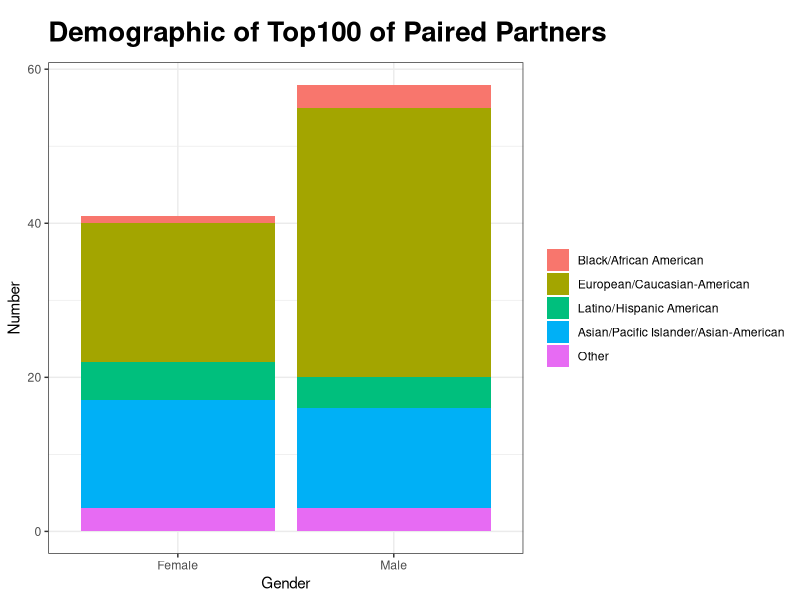
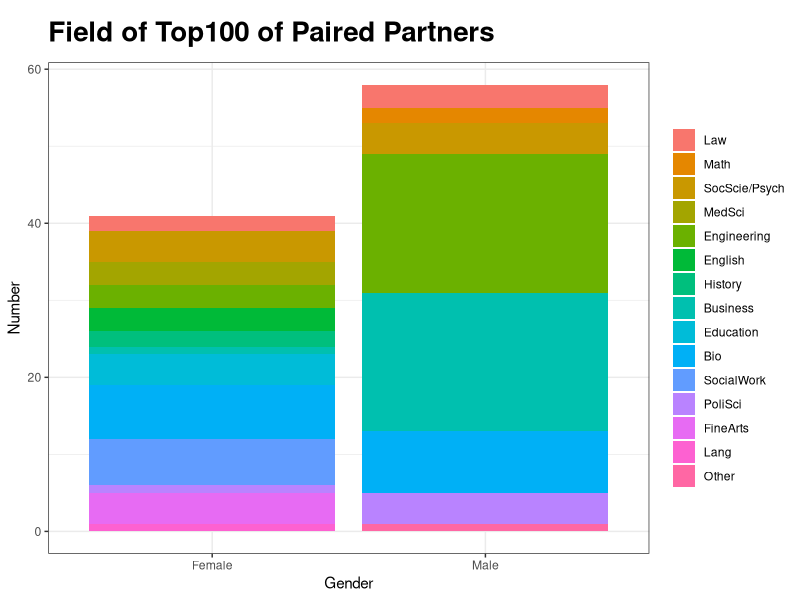
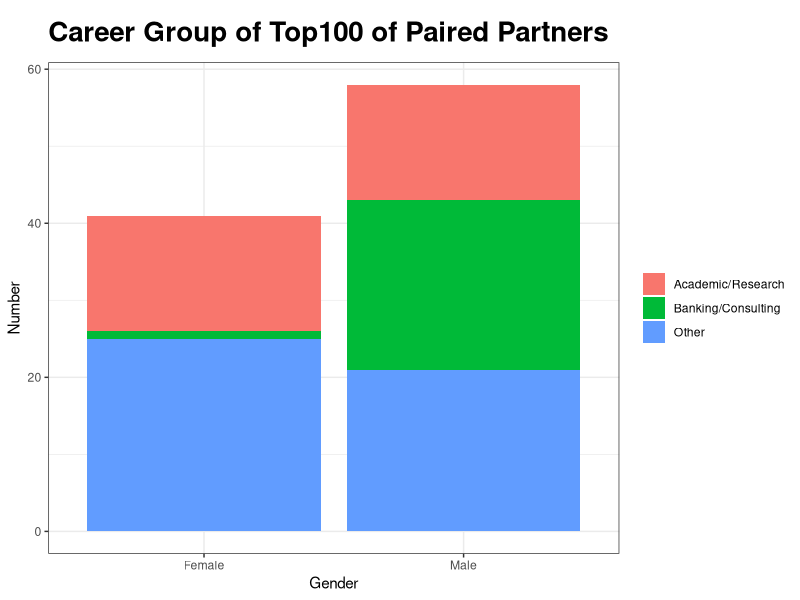
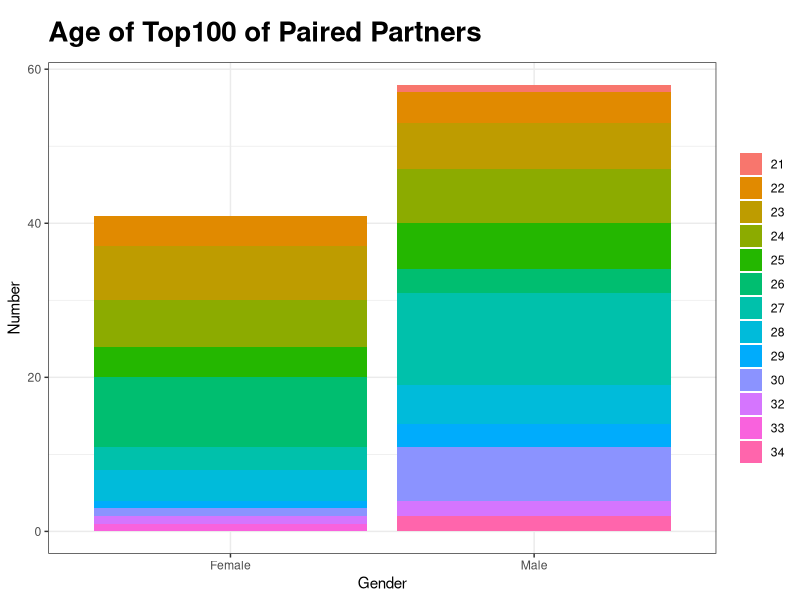
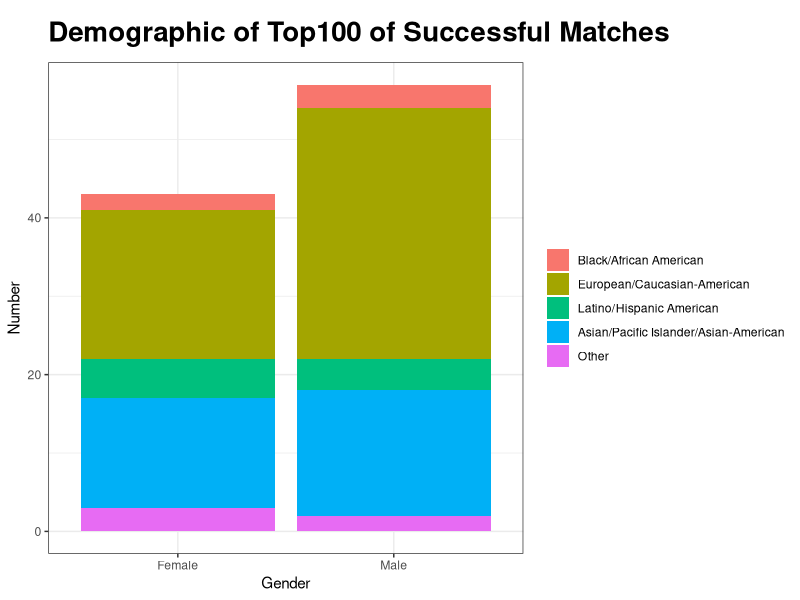
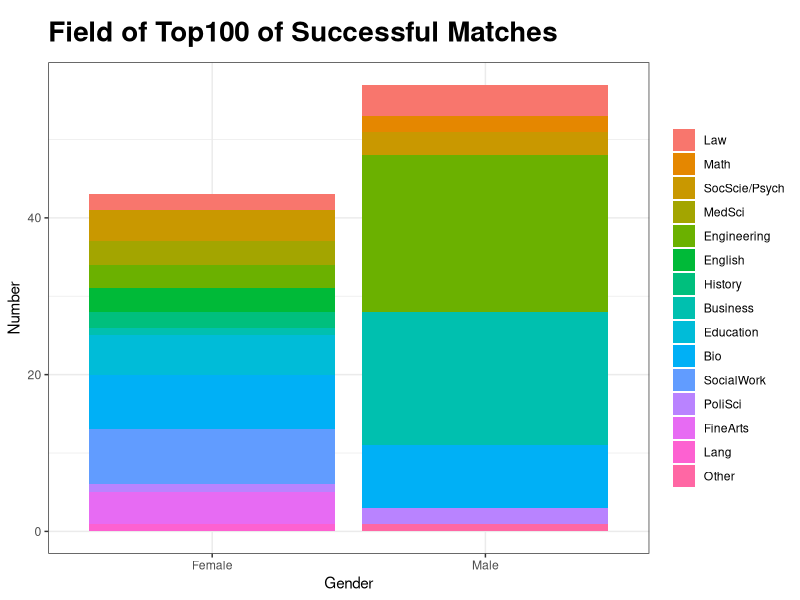
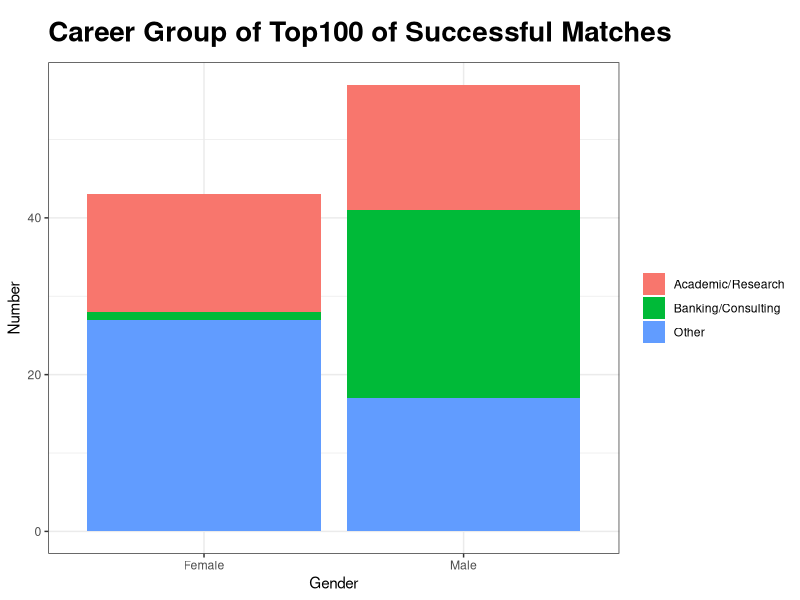
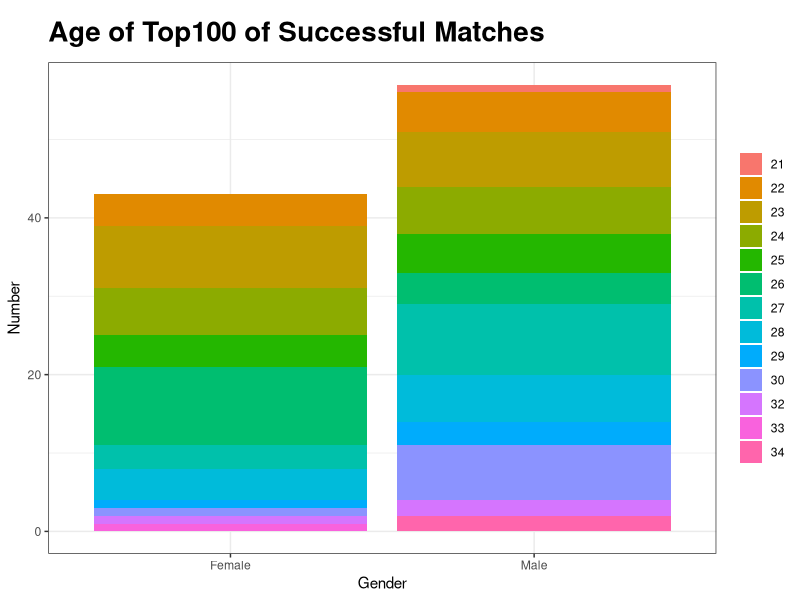

Reproduce these figures in R, in order.
## ---- chunk 1
knitr::opts_chunk$set(echo = TRUE)
## ---- chunk 2

speed <- read.csv("Speed Dating Data.csv")
speed$gender <- as.factor(speed$gender)
#speed$match <- as.factor(speed$match)
speed$field_cd <- as.factor(speed$field_cd)
levels(speed$field_cd) <- c("Law","Math","SocScie/Psych", "MedSci", "Engineering", "English", "History", "Business", "Education", "Bio","SocialWork","Undergrad", "PoliSci", "Film","FineArts","Lang","Architecture","Other")
speed$race <- as.factor(speed$race)
speed$date <- as.factor(speed$date)
levels(speed$date) <- c("SVRL/Week","2/Week","1/Week","2/Month", "1/Month", "SVRL/Year", "AlmostNever")
speed$go_out <- as.factor(speed$go_out)
levels(speed$go_out) <- c("SVRL/Week","2/Week","1/Week","2/Month", "1/Month", "SVRL/Year", "AlmostNever")
speed$group <- ifelse(speed$career_c == 2, 1, ifelse(speed$career_c == 7, 2, 3))
speed$group <- as.factor(speed$group)
levels(speed$group) <- c("Academic/Research", "Banking/Consulting", "Other")

speed$career_c <-as.factor(speed$career_c)
levels(speed$career_c) <- c("Lawyer","Academic/Research","Psychologist","DocMed", "Engineer", "Entertainment", "Banking/Consulting", "RealEstate","IntlAffairs","Undecided","SocialWork","SpeechPath","Politics", "ProSports", "Other", "Journalism", "Architecture")
speed$race_o <-as.factor(speed$race_o) 
speed$samerace <- as.factor(speed$samerace)


sd2 <- speed[ , c(
    "iid", 
    "gender", 
    "pid", 
    "match", 
    "int_corr", 
    "samerace", 
    "age_o", 
    "race_o",
    "dec_o",
    "age", 
    "field_cd", 
    "race", 
    "imprace", 
    "imprelig", 
    "date", 
    "go_out",
    "sports",
    "tvsports",
    "exercise",
    "dining",
    "museums",
    "art",
    "hiking",
    "gaming",
    "clubbing",
    "reading",
    "tv",
    "theater",
    "movies",
    "concerts",
    "music",
    "shopping",
    "yoga",
    "attr1_1",
    "sinc1_1",
    "intel1_1",
    "fun1_1",
    "amb1_1",
    "shar1_1",
    "attr2_1",
    "sinc2_1",
    "intel2_1",
    "fun2_1",
    "amb2_1",
    "shar2_1",
    "group",
    "wave")]

waveNum <- which(colnames(sd2)=="wave")
sd2 <- subset(sd2, sd2[ , waveNum] > 9 | sd2[ , waveNum] < 6)

sd2 <- sd2[, -45] #Remove wave numbers

sdrandom <- sd2[sample(nrow(sd2), nrow(sd2)),] #Get a random sample since the data is organized by participant

sdclean <- na.omit(sdrandom) #Remove rows with NA values to create a "clean" set

sdclean$gender <- factor(x=sdclean$gender, levels = c(0,1), labels = c("Female","Male"))
sdclean$race <-factor(x=sdclean$race, levels = c(1,2,3,4,5,6), labels = c("Black/African American","European/Caucasian-American","Latino/Hispanic American","Asian/Pacific Islander/Asian-American","Native American","Other"))
sdclean$race_o <- factor(x=sdclean$race_o, levels =c(1,2,3,4,5,6), labels = c("Black/African American","European/Caucasian-American","Latino/Hispanic American","Asian/Pacific Islander/Asian-American","Native American","Other"))
## ---- chunk 3
library(ggplot2)
library (magrittr)
library(dplyr)

popular <- as.data.frame(table(sdclean$pid))
top <- popular[with(popular, order(-popular$Freq)),][1:100,]

# Identify unique iids for popular people
'%!in%' <- function(x,y)!('%in%'(x,y))
iid_list = NULL
for (i in 1:nrow(sdclean)) {
     if (sdclean$iid[i] %in% top$Var1 & sdclean$iid[i] %!in% iid_list)
       {
         sdclean$top[i] <- T
         iid_list <- sdclean$iid[i]
     }
     else if (sdclean$iid[i] %in% top$Var1 & sdclean$iid[i] %in% iid_list)
       {
          sdclean$top[i] <- T
     }
     else {sdclean$top[i] <- F}
 }

top_subset <- subset(sdclean,sdclean$top == T)

# Remove duplicated information of same person
top_subset <- top_subset[!duplicated(top_subset$iid), ]
## ---- chunk 4
top_race <- top_subset %>% group_by(gender, race) %>% summarise(Count = n())
ggplot(top_race, aes(x=factor(gender), y=Count, fill=factor(race))) + 
    geom_bar(stat="identity") + theme_bw() + ggtitle("Demographic of Top100 of Paired Partners") + labs(x="Gender",y="Number")+theme(plot.title = element_text(size=20, face="bold", margin = margin(10, 0, 10, 0)))+theme(legend.title=element_blank())
## ---- chunk 5
top_field <- top_subset %>% group_by(gender, field_cd) %>% summarise(Count = n())
ggplot(top_field, aes(x=factor(gender), y=Count, fill=factor(field_cd))) + 
    geom_bar(stat="identity") + theme_bw() + ggtitle("Field of Top100 of Paired Partners") +theme(plot.title = element_text(size=20, face="bold", 
    margin = margin(10, 0, 10, 0))) +labs(x="Gender", y="Number")+theme(legend.title=element_blank())
## ---- chunk 6
top_group <- top_subset %>% group_by(gender, group) %>% summarise(Count = n())
ggplot(top_group, aes(x=factor(gender), y=Count, fill=factor(group))) + 
    geom_bar(stat="identity") + theme_bw() + ggtitle("Career Group of Top100 of Paired Partners") +theme(plot.title = element_text(size=20, face="bold", 
    margin = margin(10, 0, 10, 0))) +labs(x="Gender", y="Number")+theme(legend.title=element_blank())
## ---- chunk 7
top_age <- top_subset %>% group_by(gender, age) %>% summarise(Count = n())
ggplot(top_age, aes(x=factor(gender), y=Count, fill=factor(age))) + 
    geom_bar(stat="identity") + theme_bw() + ggtitle("Age of Top100 of Paired Partners") +theme(plot.title = element_text(size=20, face="bold", 
    margin = margin(10, 0, 10, 0))) +labs(x="Gender", y="Number")+theme(legend.title=element_blank())
## ---- chunk 8

yes_freq <- aggregate(match ~ iid, function(x) sum(duplicated(x)), data=sdclean)
top_yes <- yes_freq[with(yes_freq, order(-yes_freq$match)),][1:100,]

for (i in 1:nrow(sdclean)) {
     if (sdclean$iid[i] %in% top_yes$iid)
       {
         sdclean$yes[i] <- T
     }
     else {sdclean$yes[i] <- F}
 }

yes_subset <- subset(sdclean,sdclean$yes == T)

# Remove duplicated information of same person
yes_subset <- yes_subset[!duplicated(yes_subset$iid), ]
## ---- chunk 9
yes_race <- yes_subset %>% group_by(gender, race) %>% summarise(Count = n())
ggplot(yes_race, aes(x=factor(gender), y=Count, fill=factor(race))) + 
    geom_bar(stat="identity") + theme_bw() + ggtitle("Demographic of Top100 of Successful Matches") + labs(x="Gender",y="Number")+theme(plot.title = element_text(size=20, face="bold", margin = margin(10, 0, 10, 0)))+theme(legend.title=element_blank())
## ---- chunk 10
yes_field <- yes_subset %>% group_by(gender, field_cd) %>% summarise(Count = n())
ggplot(yes_field, aes(x=factor(gender), y=Count, fill=factor(field_cd))) + 
    geom_bar(stat="identity") + theme_bw() + ggtitle("Field of Top100 of Successful Matches") +theme(plot.title = element_text(size=20, face="bold", 
    margin = margin(10, 0, 10, 0))) +labs(x="Gender", y="Number")+theme(legend.title=element_blank())
## ---- chunk 11
yes_group <- yes_subset %>% group_by(gender, group) %>% summarise(Count = n())
ggplot(yes_group, aes(x=factor(gender), y=Count, fill=factor(group))) + 
    geom_bar(stat="identity") + theme_bw() + ggtitle("Career Group of Top100 of Successful Matches") +theme(plot.title = element_text(size=20, face="bold", 
    margin = margin(10, 0, 10, 0))) +labs(x="Gender", y="Number")+theme(legend.title=element_blank())
## ---- chunk 12
yes_age <- yes_subset %>% group_by(gender, age) %>% summarise(Count = n())
ggplot(yes_age, aes(x=factor(gender), y=Count, fill=factor(age))) + 
    geom_bar(stat="identity") + theme_bw() + ggtitle("Age of Top100 of Successful Matches") +theme(plot.title = element_text(size=20, face="bold", 
    margin = margin(10, 0, 10, 0))) +labs(x="Gender", y="Number")+theme(legend.title=element_blank())
